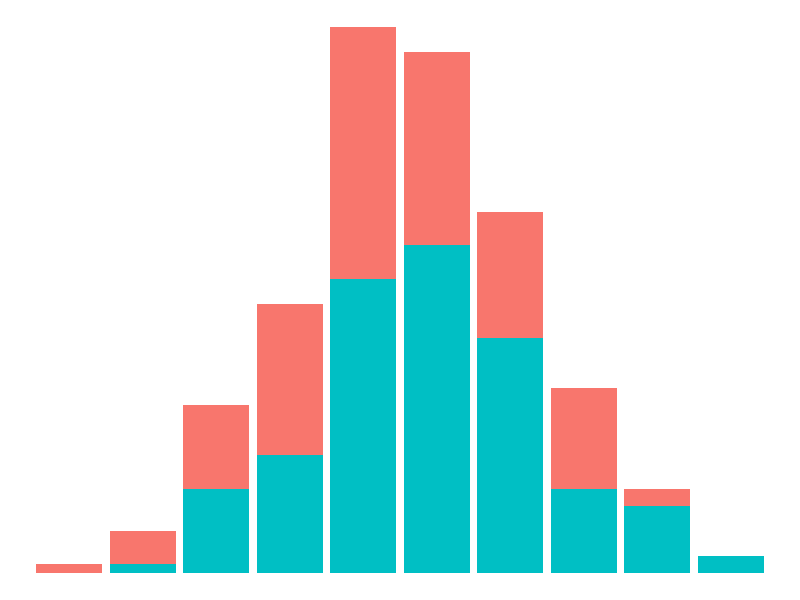

R code for this plot: (Note: this script raises an error after producing the figure.)
##########################################
# 
# Happy Dino graph
# 
# Series:
# Little Useless-useful R functions #38
# Created: May 25, 2022
# Author: Tomaz Kastrun
# Blog: tomaztsql.wordpress.com
# V.1.0

# Changelog: 
#        
###########################################

setwd("/users/tomazkastrun/Documents/tomaztk_github/Useless_R_functions/functions")

library(ggplot2)
library(magick)
library(cowplot)

stegosaurus <- data.frame(id = c(1,2,3,4,5,6,7,8,9,10,1,2,3,4,5,6,7,8,9,10),
                   gr = c("a","a","a","a","a","a","a","a","a","a","b","b","b","b","b","b","b","b","b","b")
                   ,v = c(1,4,10,18,30,23,15,12,2,0,0,1,10,14,35,39,28,10,8,2) )

p <- ggplot(stegosaurus, aes(x=id, y=v, fill=gr)) +
        geom_bar(stat = "identity", position="stack") +
        theme_void() +
        theme(legend.position="none")

ggdraw() +
  draw_image("happyDino_head.png",  x = -0.35, y = -0.35, scale = .4) +
  draw_plot(p)
